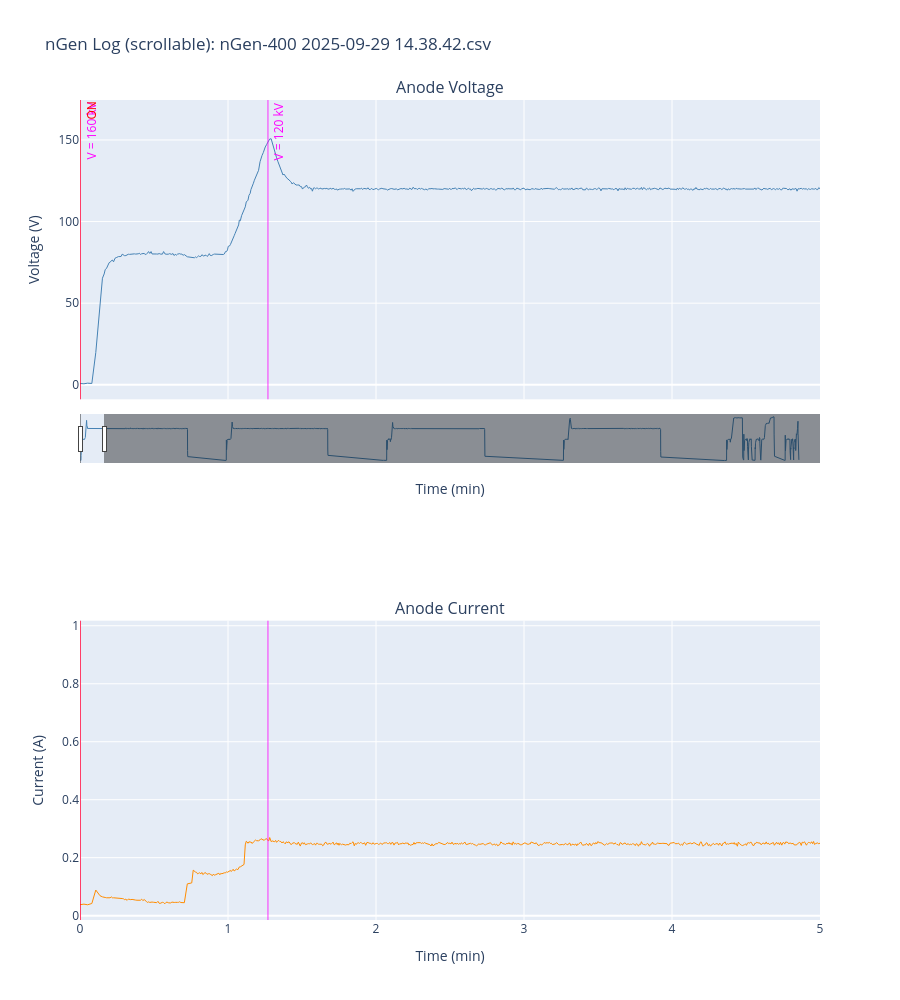

Source (notebook cell):
### Code cell
import plotly.graph_objects as go
from plotly.subplots import make_subplots

# Width of the visible window in minutes — adjust to zoom in/out
window_min = 5

fig = make_subplots(
    rows=2, cols=1,
    shared_xaxes=True,
    subplot_titles=('Anode Voltage', 'Anode Current'),
    vertical_spacing=0.27
)

fig.add_trace(
    go.Scatter(x=df['Time (min)'], y=df['Anode Voltage'],
               mode='lines', name='Anode Voltage',
               line=dict(color='steelblue', width=1)),
    row=1, col=1
)
fig.add_trace(
    go.Scatter(x=df['Time (min)'], y=df['Anode Current'],
               mode='lines', name='Anode Current',
               line=dict(color='darkorange', width=1)),
    row=2, col=1
)

_plotly_dash = {'solid': 'solid', 'dashed': 'dash'}

active_events = [ev for ev in events if event_checkboxes[ev['key']].value]

for ev in active_events:
    pd_dash = _plotly_dash[ev['dash']]
    line_style = dict(color=ev['color'], width=ev['lw'], dash=pd_dash)
    # Top subplot line + label
    fig.add_shape(type='line', x0=ev['time_min'], x1=ev['time_min'], y0=0, y1=1,
                  xref='x', yref='y domain',
                  line=line_style, row=1, col=1)
    fig.add_annotation(x=ev['time_min'], y=1, xref='x', yref='y domain',
                       text=ev['label'], showarrow=False,
                       font=dict(color=ev['color'], size=12),
                       xanchor='left', yanchor='top',
                       textangle=-90, row=1, col=1)
    # Bottom subplot line only
    fig.add_shape(type='line', x0=ev['time_min'], x1=ev['time_min'], y0=0, y1=1,
                  xref='x2', yref='y2 domain',
                  line=line_style, row=2, col=1)

t_min = df['Time (min)'].min()

fig.update_layout(
    title=f'nGen Log (scrollable): {os.path.basename(file_dropdown.value)}',
    height=1000,
    xaxis=dict(
        range=[t_min, t_min + window_min],
        rangeslider=dict(visible=True, thickness=0.06),
        title='Time (min)'
    ),
    xaxis2=dict(
        range=[t_min, t_min + window_min],
        title='Time (min)'
    ),
    yaxis=dict(title='Voltage (V)'),
    yaxis2=dict(title='Current (A)'),
    showlegend=False
)

fig.show()

### Figure 1 — Plotly figure (JSON) as saved in the notebook; plotly's stock layout.template omitted (floating-point values rounded to 4 significant figures; data arrays with more than 128 entries replaced by an {"elided": "..."} marker saying what was removed)
{"data": [{"line": {"color": "steelblue", "width": 1}, "mode": "lines", "name": "Anode Voltage", "type": "scatter", "x": {"elided": "13799 float values"}, "xaxis": "x", "y": {"elided": "13799 float values"}, "yaxis": "y"}, {"line": {"color": "darkorange", "width": 1}, "mode": "lines", "name": "Anode Current", "type": "scatter", "x": {"elided": "13799 float values"}, "xaxis": "x2", "y": {"elided": "13799 float values"}, "yaxis": "y2"}], "layout": {"annotations": [{"font": {"size": 16}, "showarrow": false, "text": "Anode Voltage", "x": 0.5, "xanchor": "center", "xref": "paper", "y": 1, "yanchor": "bottom", "yref": "paper"}, {"font": {"size": 16}, "showarrow": false, "text": "Anode Current", "x": 0.5, "xanchor": "center", "xref": "paper", "y": 0.365, "yanchor": "bottom", "yref": "paper"}, {"font": {"color": "magenta", "size": 12}, "showarrow": false, "text": "V = 160 kV", "textangle": -90, "x": 0, "xanchor": "left", "xref": "x", "y": 1, "yanchor": "top", "yref": "y domain"}, {"font": {"color": "red", "size": 12}, "showarrow": false, "text": "ON", "textangle": -90, "x": 0, "xanchor": "left", "xref": "x", "y": 1, "yanchor": "top", "yref": "y domain"}, {"font": {"color": "magenta", "size": 12}, "showarrow": false, "text": "V = 120 kV", "textangle": -90, "x": 1.27, "xanchor": "left", "xref": "x", "y": 1, "yanchor": "top", "yref": "y domain"}, {"font": {"color": "red", "size": 12}, "showarrow": false, "text": "OFF", "textangle": -90, "x": 23.07, "xanchor": "left", "xref": "x", "y": 1, "yanchor": "top", "yref": "y domain"}, {"font": {"color": "magenta", "size": 12}, "showarrow": false, "text": "V = 160 kV", "textangle": -90, "x": 31.37, "xanchor": "left", "xref": "x", "y": 1, "yanchor": "top", "yref": "y domain"}, {"font": {"color": "red", "size": 12}, "showarrow": false, "text": "ON", "textangle": -90, "x": 31.37, "xanchor": "left", "xref": "x", "y": 1, "yanchor": "top", "yref": "y domain"}, {"font": {"color": "magenta", "size": 12}, "showarrow": false, "text": "V = 120 kV", "textangle": -90, "x": 32.71, "xanchor": "left", "xref": "x", "y": 1, "yanchor": "top", "yref": "y domain"}, {"font": {"color": "red", "size": 12}, "showarrow": false, "text": "OFF", "textangle": -90, "x": 53.34, "xanchor": "left", "xref": "x", "y": 1, "yanchor": "top", "yref": "y domain"}, {"font": {"color": "magenta", "size": 12}, "showarrow": false, "text": "V = 160 kV", "textangle": -90, "x": 65.31, "xanchor": "left", "xref": "x", "y": 1, "yanchor": "top", "yref": "y domain"}, {"font": {"color": "red", "size": 12}, "showarrow": false, "text": "ON", "textangle": -90, "x": 65.31, "xanchor": "left", "xref": "x", "y": 1, "yanchor": "top", "yref": "y domain"}, {"font": {"color": "orange", "size": 12}, "showarrow": false, "text": "Interlock", "textangle": -90, "x": 65.39, "xanchor": "left", "xref": "x", "y": 1, "yanchor": "top", "yref": "y domain"}, {"font": {"color": "red", "size": 12}, "showarrow": false, "text": "ON", "textangle": -90, "x": 66.0, "xanchor": "left", "xref": "x", "y": 1, "yanchor": "top", "yref": "y domain"}, {"font": {"color": "magenta", "size": 12}, "showarrow": false, "text": "V = 120 kV", "textangle": -90, "x": 67.34, "xanchor": "left", "xref": "x", "y": 1, "yanchor": "top", "yref": "y domain"}, {"font": {"color": "red", "size": 12}, "showarrow": false, "text": "OFF", "textangle": -90, "x": 87.25, "xanchor": "left", "xref": "x", "y": 1, "yanchor": "top", "yref": "y domain"}, {"font": {"color": "magenta", "size": 12}, "showarrow": false, "text": "V = 160 kV", "textangle": -90, "x": 104.2, "xanchor": "left", "xref": "x", "y": 1, "yanchor": "top", "yref": "y domain"}, {"font": {"color": "red", "size": 12}, "showarrow": false, "text": "ON", "textangle": -90, "x": 104.2, "xanchor": "left", "xref": "x", "y": 1, "yanchor": "top", "yref": "y domain"}, {"font": {"color": "magenta", "size": 12}, "showarrow": false, "text": "V = 120 kV", "textangle": -90, "x": 105.7, "xanchor": "left", "xref": "x", "y": 1, "yanchor": "top", "yref": "y domain"}, {"font": {"color": "red", "size": 12}, "showarrow": false, "text": "OFF", "textangle": -90, "x": 125.2, "xanchor": "left", "xref": "x", "y": 1, "yanchor": "top", "yref": "y domain"}, {"font": {"color": "magenta", "size": 12}, "showarrow": false, "text": "V = 160 kV", "textangle": -90, "x": 138.9, "xanchor": "left", "xref": "x", "y": 1, "yanchor": "top", "yref": "y domain"}, {"font": {"color": "red", "size": 12}, "showarrow": false, "text": "ON", "textangle": -90, "x": 138.9, "xanchor": "left", "xref": "x", "y": 1, "yanchor": "top", "yref": "y domain"}, {"font": {"color": "orange", "size": 12}, "showarrow": false, "text": "Interlock", "textangle": -90, "x": 139.0, "xanchor": "left", "xref": "x", "y": 1, "yanchor": "top", "yref": "y domain"}, {"font": {"color": "magenta", "size": 12}, "showarrow": false, "text": "V = 120 kV", "textangle": -90, "x": 139.0, "xanchor": "left", "xref": "x", "y": 1, "yanchor": "top", "yref": "y domain"}, {"font": {"color": "magenta", "size": 12}, "showarrow": false, "text": "V = 160 kV", "textangle": -90, "x": 139.4, "xanchor": "left", "xref": "x", "y": 1, "yanchor": "top", "yref": "y domain"}, {"font": {"color": "red", "size": 12}, "showarrow": false, "text": "ON", "textangle": -90, "x": 139.4, "xanchor": "left", "xref": "x", "y": 1, "yanchor": "top", "yref": "y domain"}, {"font": {"color": "magenta", "size": 12}, "showarrow": false, "text": "V = 120 kV", "textangle": -90, "x": 140.6, "xanchor": "left", "xref": "x", "y": 1, "yanchor": "top", "yref": "y domain"}, {"font": {"color": "red", "size": 12}, "showarrow": false, "text": "OFF", "textangle": -90, "x": 142.9, "xanchor": "left", "xref": "x", "y": 1, "yanchor": "top", "yref": "y domain"}, {"font": {"color": "red", "size": 12}, "showarrow": false, "text": "ON", "textangle": -90, "x": 143.1, "xanchor": "left", "xref": "x", "y": 1, "yanchor": "top", "yref": "y domain"}, {"font": {"color": "red", "size": 12}, "showarrow": false, "text": "OFF", "textangle": -90, "x": 144.0, "xanchor": "left", "xref": "x", "y": 1, "yanchor": "top", "yref": "y domain"}, {"font": {"color": "red", "size": 12}, "showarrow": false, "text": "ON", "textangle": -90, "x": 144.1, "xanchor": "left", "xref": "x", "y": 1, "yanchor": "top", "yref": "y domain"}, {"font": {"color": "red", "size": 12}, "showarrow": false, "text": "OFF", "textangle": -90, "x": 144.8, "xanchor": "left", "xref": "x", "y": 1, "yanchor": "top", "yref": "y domain"}, {"font": {"color": "red", "size": 12}, "showarrow": false, "text": "ON", "textangle": -90, "x": 144.9, "xanchor": "left", "xref": "x", "y": 1, "yanchor": "top", "yref": "y domain"}, {"font": {"color": "red", "size": 12}, "showarrow": false, "text": "OFF", "textangle": -90, "x": 145.0, "xanchor": "left", "xref": "x", "y": 1, "yanchor": "top", "yref": "y domain"}, {"font": {"color": "magenta", "size": 12}, "showarrow": false, "text": "V = 140 kV", "textangle": -90, "x": 145.5, "xanchor": "left", "xref": "x", "y": 1, "yanchor": "top", "yref": "y domain"}, {"font": {"color": "red", "size": 12}, "showarrow": false, "text": "ON", "textangle": -90, "x": 145.5, "xanchor": "left", "xref": "x", "y": 1, "yanchor": "top", "yref": "y domain"}, {"font": {"color": "red", "size": 12}, "showarrow": false, "text": "OFF", "textangle": -90, "x": 146.6, "xanchor": "left", "xref": "x", "y": 1, "yanchor": "top", "yref": "y domain"}, {"font": {"color": "red", "size": 12}, "showarrow": false, "text": "ON", "textangle": -90, "x": 146.7, "xanchor": "left", "xref": "x", "y": 1, "yanchor": "top", "yref": "y domain"}, {"font": {"color": "magenta", "size": 12}, "showarrow": false, "text": "V = 160 kV", "textangle": -90, "x": 148.7, "xanchor": "left", "xref": "x", "y": 1, "yanchor": "top", "yref": "y domain"}, {"font": {"color": "magenta", "size": 12}, "showarrow": false, "text": "V = 165 kV", "textangle": -90, "x": 149.4, "xanchor": "left", "xref": "x", "y": 1, "yanchor": "top", "yref": "y domain"}, {"font": {"color": "red", "size": 12}, "showarrow": false, "text": "OFF", "textangle": -90, "x": 149.7, "xanchor": "left", "xref": "x", "y": 1, "yanchor": "top", "yref": "y domain"}, {"font": {"color": "magenta", "size": 12}, "showarrow": false, "text": "V = 160 kV", "textangle": -90, "x": 152.0, "xanchor": "left", "xref": "x", "y": 1, "yanchor": "top", "yref": "y domain"}, {"font": {"color": "red", "size": 12}, "showarrow": false, "text": "ON", "textangle": -90, "x": 152.0, "xanchor": "left", "xref": "x", "y": 1, "yanchor": "top", "yref": "y domain"}, {"font": {"color": "red", "size": 12}, "showarrow": false, "text": "OFF", "textangle": -90, "x": 153.7, "xanchor": "left", "xref": "x", "y": 1, "yanchor": "top", "yref": "y domain"}, {"font": {"color": "red", "size": 12}, "showarrow": false, "text": "ON", "textangle": -90, "x": 153.8, "xanchor": "left", "xref": "x", "y": 1, "yanchor": "top", "yref": "y domain"}, {"font": {"color": "red", "size": 12}, "showarrow": false, "text": "OFF", "textangle": -90, "x": 154.9, "xanchor": "left", "xref": "x", "y": 1, "yanchor": "top", "yref": "y domain"}, {"font": {"color": "red", "size": 12}, "showarrow": false, "text": "ON", "textangle": -90, "x": 155.0, "xanchor": "left", "xref": "x", "y": 1, "yanchor": "top", "yref": "y domain"}, {"font": {"color": "magenta", "size": 12}, "showarrow": false, "text": "V = 120 kV", "textangle": -90, "x": 155.0, "xanchor": "left", "xref": "x", "y": 1, "yanchor": "top", "yref": "y domain"}, {"font": {"color": "red", "size": 12}, "showarrow": false, "text": "OFF", "textangle": -90, "x": 155.1, "xanchor": "left", "xref": "x", "y": 1, "yanchor": "top", "yref": "y domain"}], "height": 1000, "shapes": [{"line": {"color": "magenta", "dash": "solid", "width": 0.8}, "type": "line", "x0": 0, "x1": 0, "xref": "x", "y0": 0, "y1": 1, "yref": "y domain"}, {"line": {"color": "magenta", "dash": "solid", "width": 0.8}, "type": "line", "x0": 0, "x1": 0, "xref": "x2", "y0": 0, "y1": 1, "yref": "y2 domain"}, {"line": {"color": "red", "dash": "solid", "width": 1.2}, "type": "line", "x0": 0, "x1": 0, "xref": "x", "y0": 0, "y1": 1, "yref": "y domain"}, {"line": {"color": "red", "dash": "solid", "width": 1.2}, "type": "line", "x0": 0, "x1": 0, "xref": "x2", "y0": 0, "y1": 1, "yref": "y2 domain"}, {"line": {"color": "magenta", "dash": "solid", "width": 0.8}, "type": "line", "x0": 1.27, "x1": 1.27, "xref": "x", "y0": 0, "y1": 1, "yref": "y domain"}, {"line": {"color": "magenta", "dash": "solid", "width": 0.8}, "type": "line", "x0": 1.27, "x1": 1.27, "xref": "x2", "y0": 0, "y1": 1, "yref": "y2 domain"}, {"line": {"color": "red", "dash": "dash", "width": 1.2}, "type": "line", "x0": 23.07, "x1": 23.07, "xref": "x", "y0": 0, "y1": 1, "yref": "y domain"}, {"line": {"color": "red", "dash": "dash", "width": 1.2}, "type": "line", "x0": 23.07, "x1": 23.07, "xref": "x2", "y0": 0, "y1": 1, "yref": "y2 domain"}, {"line": {"color": "magenta", "dash": "solid", "width": 0.8}, "type": "line", "x0": 31.37, "x1": 31.37, "xref": "x", "y0": 0, "y1": 1, "yref": "y domain"}, {"line": {"color": "magenta", "dash": "solid", "width": 0.8}, "type": "line", "x0": 31.37, "x1": 31.37, "xref": "x2", "y0": 0, "y1": 1, "yref": "y2 domain"}, {"line": {"color": "red", "dash": "solid", "width": 1.2}, "type": "line", "x0": 31.37, "x1": 31.37, "xref": "x", "y0": 0, "y1": 1, "yref": "y domain"}, {"line": {"color": "red", "dash": "solid", "width": 1.2}, "type": "line", "x0": 31.37, "x1": 31.37, "xref": "x2", "y0": 0, "y1": 1, "yref": "y2 domain"}, {"line": {"color": "magenta", "dash": "solid", "width": 0.8}, "type": "line", "x0": 32.71, "x1": 32.71, "xref": "x", "y0": 0, "y1": 1, "yref": "y domain"}, {"line": {"color": "magenta", "dash": "solid", "width": 0.8}, "type": "line", "x0": 32.71, "x1": 32.71, "xref": "x2", "y0": 0, "y1": 1, "yref": "y2 domain"}, {"line": {"color": "red", "dash": "dash", "width": 1.2}, "type": "line", "x0": 53.34, "x1": 53.34, "xref": "x", "y0": 0, "y1": 1, "yref": "y domain"}, {"line": {"color": "red", "dash": "dash", "width": 1.2}, "type": "line", "x0": 53.34, "x1": 53.34, "xref": "x2", "y0": 0, "y1": 1, "yref": "y2 domain"}, {"line": {"color": "magenta", "dash": "solid", "width": 0.8}, "type": "line", "x0": 65.31, "x1": 65.31, "xref": "x", "y0": 0, "y1": 1, "yref": "y domain"}, {"line": {"color": "magenta", "dash": "solid", "width": 0.8}, "type": "line", "x0": 65.31, "x1": 65.31, "xref": "x2", "y0": 0, "y1": 1, "yref": "y2 domain"}, {"line": {"color": "red", "dash": "solid", "width": 1.2}, "type": "line", "x0": 65.31, "x1": 65.31, "xref": "x", "y0": 0, "y1": 1, "yref": "y domain"}, {"line": {"color": "red", "dash": "solid", "width": 1.2}, "type": "line", "x0": 65.31, "x1": 65.31, "xref": "x2", "y0": 0, "y1": 1, "yref": "y2 domain"}, {"line": {"color": "orange", "dash": "dash", "width": 1.2}, "type": "line", "x0": 65.39, "x1": 65.39, "xref": "x", "y0": 0, "y1": 1, "yref": "y domain"}, {"line": {"color": "orange", "dash": "dash", "width": 1.2}, "type": "line", "x0": 65.39, "x1": 65.39, "xref": "x2", "y0": 0, "y1": 1, "yref": "y2 domain"}, {"line": {"color": "red", "dash": "solid", "width": 1.2}, "type": "line", "x0": 66.0, "x1": 66.0, "xref": "x", "y0": 0, "y1": 1, "yref": "y domain"}, {"line": {"color": "red", "dash": "solid", "width": 1.2}, "type": "line", "x0": 66.0, "x1": 66.0, "xref": "x2", "y0": 0, "y1": 1, "yref": "y2 domain"}, {"line": {"color": "magenta", "dash": "solid", "width": 0.8}, "type": "line", "x0": 67.34, "x1": 67.34, "xref": "x", "y0": 0, "y1": 1, "yref": "y domain"}, {"line": {"color": "magenta", "dash": "solid", "width": 0.8}, "type": "line", "x0": 67.34, "x1": 67.34, "xref": "x2", "y0": 0, "y1": 1, "yref": "y2 domain"}, {"line": {"color": "red", "dash": "dash", "width": 1.2}, "type": "line", "x0": 87.25, "x1": 87.25, "xref": "x", "y0": 0, "y1": 1, "yref": "y domain"}, {"line": {"color": "red", "dash": "dash", "width": 1.2}, "type": "line", "x0": 87.25, "x1": 87.25, "xref": "x2", "y0": 0, "y1": 1, "yref": "y2 domain"}, {"line": {"color": "magenta", "dash": "solid", "width": 0.8}, "type": "line", "x0": 104.2, "x1": 104.2, "xref": "x", "y0": 0, "y1": 1, "yref": "y domain"}, {"line": {"color": "magenta", "dash": "solid", "width": 0.8}, "type": "line", "x0": 104.2, "x1": 104.2, "xref": "x2", "y0": 0, "y1": 1, "yref": "y2 domain"}, {"line": {"color": "red", "dash": "solid", "width": 1.2}, "type": "line", "x0": 104.2, "x1": 104.2, "xref": "x", "y0": 0, "y1": 1, "yref": "y domain"}, {"line": {"color": "red", "dash": "solid", "width": 1.2}, "type": "line", "x0": 104.2, "x1": 104.2, "xref": "x2", "y0": 0, "y1": 1, "yref": "y2 domain"}, {"line": {"color": "magenta", "dash": "solid", "width": 0.8}, "type": "line", "x0": 105.7, "x1": 105.7, "xref": "x", "y0": 0, "y1": 1, "yref": "y domain"}, {"line": {"color": "magenta", "dash": "solid", "width": 0.8}, "type": "line", "x0": 105.7, "x1": 105.7, "xref": "x2", "y0": 0, "y1": 1, "yref": "y2 domain"}, {"line": {"color": "red", "dash": "dash", "width": 1.2}, "type": "line", "x0": 125.2, "x1": 125.2, "xref": "x", "y0": 0, "y1": 1, "yref": "y domain"}, {"line": {"color": "red", "dash": "dash", "width": 1.2}, "type": "line", "x0": 125.2, "x1": 125.2, "xref": "x2", "y0": 0, "y1": 1, "yref": "y2 domain"}, {"line": {"color": "magenta", "dash": "solid", "width": 0.8}, "type": "line", "x0": 138.9, "x1": 138.9, "xref": "x", "y0": 0, "y1": 1, "yref": "y domain"}, {"line": {"color": "magenta", "dash": "solid", "width": 0.8}, "type": "line", "x0": 138.9, "x1": 138.9, "xref": "x2", "y0": 0, "y1": 1, "yref": "y2 domain"}, {"line": {"color": "red", "dash": "solid", "width": 1.2}, "type": "line", "x0": 138.9, "x1": 138.9, "xref": "x", "y0": 0, "y1": 1, "yref": "y domain"}, {"line": {"color": "red", "dash": "solid", "width": 1.2}, "type": "line", "x0": 138.9, "x1": 138.9, "xref": "x2", "y0": 0, "y1": 1, "yref": "y2 domain"}, {"line": {"color": "orange", "dash": "dash", "width": 1.2}, "type": "line", "x0": 139.0, "x1": 139.0, "xref": "x", "y0": 0, "y1": 1, "yref": "y domain"}, {"line": {"color": "orange", "dash": "dash", "width": 1.2}, "type": "line", "x0": 139.0, "x1": 139.0, "xref": "x2", "y0": 0, "y1": 1, "yref": "y2 domain"}, {"line": {"color": "magenta", "dash": "solid", "width": 0.8}, "type": "line", "x0": 139.0, "x1": 139.0, "xref": "x", "y0": 0, "y1": 1, "yref": "y domain"}, {"line": {"color": "magenta", "dash": "solid", "width": 0.8}, "type": "line", "x0": 139.0, "x1": 139.0, "xref": "x2", "y0": 0, "y1": 1, "yref": "y2 domain"}, {"line": {"color": "magenta", "dash": "solid", "width": 0.8}, "type": "line", "x0": 139.4, "x1": 139.4, "xref": "x", "y0": 0, "y1": 1, "yref": "y domain"}, {"line": {"color": "magenta", "dash": "solid", "width": 0.8}, "type": "line", "x0": 139.4, "x1": 139.4, "xref": "x2", "y0": 0, "y1": 1, "yref": "y2 domain"}, {"line": {"color": "red", "dash": "solid", "width": 1.2}, "type": "line", "x0": 139.4, "x1": 139.4, "xref": "x", "y0": 0, "y1": 1, "yref": "y domain"}, {"line": {"color": "red", "dash": "solid", "width": 1.2}, "type": "line", "x0": 139.4, "x1": 139.4, "xref": "x2", "y0": 0, "y1": 1, "yref": "y2 domain"}, {"line": {"color": "magenta", "dash": "solid", "width": 0.8}, "type": "line", "x0": 140.6, "x1": 140.6, "xref": "x", "y0": 0, "y1": 1, "yref": "y domain"}, {"line": {"color": "magenta", "dash": "solid", "width": 0.8}, "type": "line", "x0": 140.6, "x1": 140.6, "xref": "x2", "y0": 0, "y1": 1, "yref": "y2 domain"}, {"line": {"color": "red", "dash": "dash", "width": 1.2}, "type": "line", "x0": 142.9, "x1": 142.9, "xref": "x", "y0": 0, "y1": 1, "yref": "y domain"}, {"line": {"color": "red", "dash": "dash", "width": 1.2}, "type": "line", "x0": 142.9, "x1": 142.9, "xref": "x2", "y0": 0, "y1": 1, "yref": "y2 domain"}, {"line": {"color": "red", "dash": "solid", "width": 1.2}, "type": "line", "x0": 143.1, "x1": 143.1, "xref": "x", "y0": 0, "y1": 1, "yref": "y domain"}, {"line": {"color": "red", "dash": "solid", "width": 1.2}, "type": "line", "x0": 143.1, "x1": 143.1, "xref": "x2", "y0": 0, "y1": 1, "yref": "y2 domain"}, {"line": {"color": "red", "dash": "dash", "width": 1.2}, "type": "line", "x0": 144.0, "x1": 144.0, "xref": "x", "y0": 0, "y1": 1, "yref": "y domain"}, {"line": {"color": "red", "dash": "dash", "width": 1.2}, "type": "line", "x0": 144.0, "x1": 144.0, "xref": "x2", "y0": 0, "y1": 1, "yref": "y2 domain"}, {"line": {"color": "red", "dash": "solid", "width": 1.2}, "type": "line", "x0": 144.1, "x1": 144.1, "xref": "x", "y0": 0, "y1": 1, "yref": "y domain"}, {"line": {"color": "red", "dash": "solid", "width": 1.2}, "type": "line", "x0": 144.1, "x1": 144.1, "xref": "x2", "y0": 0, "y1": 1, "yref": "y2 domain"}, {"line": {"color": "red", "dash": "dash", "width": 1.2}, "type": "line", "x0": 144.8, "x1": 144.8, "xref": "x", "y0": 0, "y1": 1, "yref": "y domain"}, {"line": {"color": "red", "dash": "dash", "width": 1.2}, "type": "line", "x0": 144.8, "x1": 144.8, "xref": "x2", "y0": 0, "y1": 1, "yref": "y2 domain"}, {"line": {"color": "red", "dash": "solid", "width": 1.2}, "type": "line", "x0": 144.9, "x1": 144.9, "xref": "x", "y0": 0, "y1": 1, "yref": "y domain"}, {"line": {"color": "red", "dash": "solid", "width": 1.2}, "type": "line", "x0": 144.9, "x1": 144.9, "xref": "x2", "y0": 0, "y1": 1, "yref": "y2 domain"}, {"line": {"color": "red", "dash": "dash", "width": 1.2}, "type": "line", "x0": 145.0, "x1": 145.0, "xref": "x", "y0": 0, "y1": 1, "yref": "y domain"}, {"line": {"color": "red", "dash": "dash", "width": 1.2}, "type": "line", "x0": 145.0, "x1": 145.0, "xref": "x2", "y0": 0, "y1": 1, "yref": "y2 domain"}, {"line": {"color": "magenta", "dash": "solid", "width": 0.8}, "type": "line", "x0": 145.5, "x1": 145.5, "xref": "x", "y0": 0, "y1": 1, "yref": "y domain"}, {"line": {"color": "magenta", "dash": "solid", "width": 0.8}, "type": "line", "x0": 145.5, "x1": 145.5, "xref": "x2", "y0": 0, "y1": 1, "yref": "y2 domain"}, {"line": {"color": "red", "dash": "solid", "width": 1.2}, "type": "line", "x0": 145.5, "x1": 145.5, "xref": "x", "y0": 0, "y1": 1, "yref": "y domain"}, {"line": {"color": "red", "dash": "solid", "width": 1.2}, "type": "line", "x0": 145.5, "x1": 145.5, "xref": "x2", "y0": 0, "y1": 1, "yref": "y2 domain"}, {"line": {"color": "red", "dash": "dash", "width": 1.2}, "type": "line", "x0": 146.6, "x1": 146.6, "xref": "x", "y0": 0, "y1": 1, "yref": "y domain"}, {"line": {"color": "red", "dash": "dash", "width": 1.2}, "type": "line", "x0": 146.6, "x1": 146.6, "xref": "x2", "y0": 0, "y1": 1, "yref": "y2 domain"}, {"line": {"color": "red", "dash": "solid", "width": 1.2}, "type": "line", "x0": 146.7, "x1": 146.7, "xref": "x", "y0": 0, "y1": 1, "yref": "y domain"}, {"line": {"color": "red", "dash": "solid", "width": 1.2}, "type": "line", "x0": 146.7, "x1": 146.7, "xref": "x2", "y0": 0, "y1": 1, "yref": "y2 domain"}, {"line": {"color": "magenta", "dash": "solid", "width": 0.8}, "type": "line", "x0": 148.7, "x1": 148.7, "xref": "x", "y0": 0, "y1": 1, "yref": "y domain"}, {"line": {"color": "magenta", "dash": "solid", "width": 0.8}, "type": "line", "x0": 148.7, "x1": 148.7, "xref": "x2", "y0": 0, "y1": 1, "yref": "y2 domain"}, {"line": {"color": "magenta", "dash": "solid", "width": 0.8}, "type": "line", "x0": 149.4, "x1": 149.4, "xref": "x", "y0": 0, "y1": 1, "yref": "y domain"}, {"line": {"color": "magenta", "dash": "solid", "width": 0.8}, "type": "line", "x0": 149.4, "x1": 149.4, "xref": "x2", "y0": 0, "y1": 1, "yref": "y2 domain"}, {"line": {"color": "red", "dash": "dash", "width": 1.2}, "type": "line", "x0": 149.7, "x1": 149.7, "xref": "x", "y0": 0, "y1": 1, "yref": "y domain"}, {"line": {"color": "red", "dash": "dash", "width": 1.2}, "type": "line", "x0": 149.7, "x1": 149.7, "xref": "x2", "y0": 0, "y1": 1, "yref": "y2 domain"}, {"line": {"color": "magenta", "dash": "solid", "width": 0.8}, "type": "line", "x0": 152.0, "x1": 152.0, "xref": "x", "y0": 0, "y1": 1, "yref": "y domain"}, {"line": {"color": "magenta", "dash": "solid", "width": 0.8}, "type": "line", "x0": 152.0, "x1": 152.0, "xref": "x2", "y0": 0, "y1": 1, "yref": "y2 domain"}, {"line": {"color": "red", "dash": "solid", "width": 1.2}, "type": "line", "x0": 152.0, "x1": 152.0, "xref": "x", "y0": 0, "y1": 1, "yref": "y domain"}, {"line": {"color": "red", "dash": "solid", "width": 1.2}, "type": "line", "x0": 152.0, "x1": 152.0, "xref": "x2", "y0": 0, "y1": 1, "yref": "y2 domain"}, {"line": {"color": "red", "dash": "dash", "width": 1.2}, "type": "line", "x0": 153.7, "x1": 153.7, "xref": "x", "y0": 0, "y1": 1, "yref": "y domain"}, {"line": {"color": "red", "dash": "dash", "width": 1.2}, "type": "line", "x0": 153.7, "x1": 153.7, "xref": "x2", "y0": 0, "y1": 1, "yref": "y2 domain"}, {"line": {"color": "red", "dash": "solid", "width": 1.2}, "type": "line", "x0": 153.8, "x1": 153.8, "xref": "x", "y0": 0, "y1": 1, "yref": "y domain"}, {"line": {"color": "red", "dash": "solid", "width": 1.2}, "type": "line", "x0": 153.8, "x1": 153.8, "xref": "x2", "y0": 0, "y1": 1, "yref": "y2 domain"}, {"line": {"color": "red", "dash": "dash", "width": 1.2}, "type": "line", "x0": 154.9, "x1": 154.9, "xref": "x", "y0": 0, "y1": 1, "yref": "y domain"}, {"line": {"color": "red", "dash": "dash", "width": 1.2}, "type": "line", "x0": 154.9, "x1": 154.9, "xref": "x2", "y0": 0, "y1": 1, "yref": "y2 domain"}, {"line": {"color": "red", "dash": "solid", "width": 1.2}, "type": "line", "x0": 155.0, "x1": 155.0, "xref": "x", "y0": 0, "y1": 1, "yref": "y domain"}, {"line": {"color": "red", "dash": "solid", "width": 1.2}, "type": "line", "x0": 155.0, "x1": 155.0, "xref": "x2", "y0": 0, "y1": 1, "yref": "y2 domain"}, {"line": {"color": "magenta", "dash": "solid", "width": 0.8}, "type": "line", "x0": 155.0, "x1": 155.0, "xref": "x", "y0": 0, "y1": 1, "yref": "y domain"}, {"line": {"color": "magenta", "dash": "solid", "width": 0.8}, "type": "line", "x0": 155.0, "x1": 155.0, "xref": "x2", "y0": 0, "y1": 1, "yref": "y2 domain"}, {"line": {"color": "red", "dash": "dash", "width": 1.2}, "type": "line", "x0": 155.1, "x1": 155.1, "xref": "x", "y0": 0, "y1": 1, "yref": "y domain"}, {"line": {"color": "red", "dash": "dash", "width": 1.2}, "type": "line", "x0": 155.1, "x1": 155.1, "xref": "x2", "y0": 0, "y1": 1, "yref": "y2 domain"}], "showlegend": false, "title": {"text": "nGen Log (scrollable): nGen-400 2025-09-29 14.38.42.csv"}, "xaxis": {"anchor": "y", "domain": [0, 1], "matches": "x2", "range": [0, 5], "rangeslider": {"thickness": 0.06, "visible": true}, "showticklabels": false, "title": {"text": "Time (min)"}}, "xaxis2": {"anchor": "y2", "domain": [0, 1], "range": [0, 5], "title": {"text": "Time (min)"}}, "yaxis": {"anchor": "x", "domain": [0.635, 1], "title": {"text": "Voltage (V)"}}, "yaxis2": {"anchor": "x2", "domain": [0, 0.365], "title": {"text": "Current (A)"}}}}
